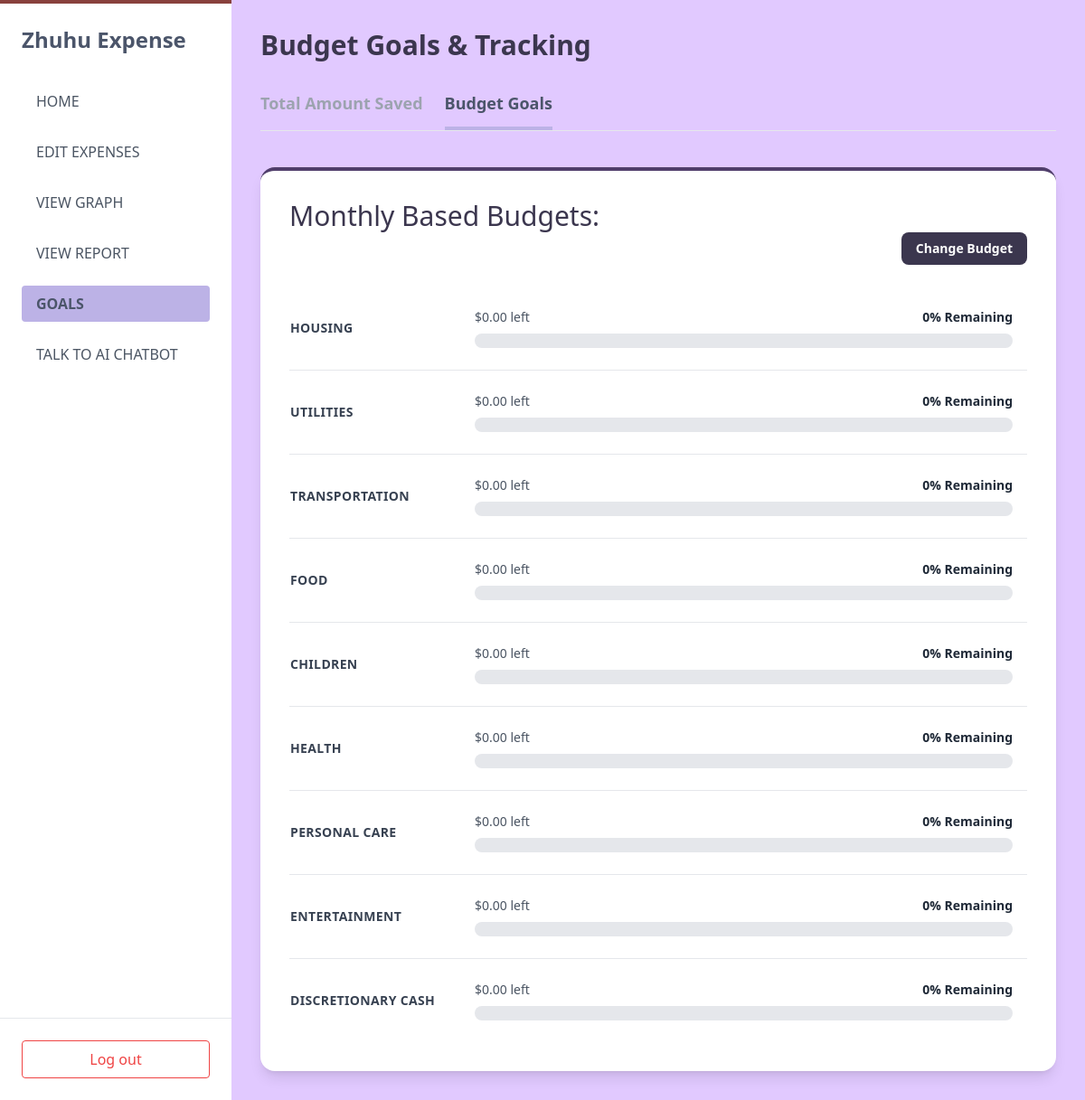
The page /goals (signed in) on the database its author committed.
### tables this page shows
CREATE TABLE categories (
            category_id INTEGER PRIMARY KEY, 
            name TEXT UNIQUE NOT NULL
        );

### app.py (the view, shortened to what this page needs)
@app.route('/goals')
def goals():
    if not session.get('login'):
        return redirect('/')
    view = request.args.get('view', 'budget')
    conn = get_db()
    budget_data = []
    monthly_spent = 0
    avg_monthly = 0
    ai_insight = ""
    if view == 'budget':
        current_month = datetime.now().strftime('%Y-%m')
        rows = conn.execute("""
            SELECT c.category_id, c.name AS category,
                   g.monthly_limit,
                   SUM(er.amount) AS actual
            FROM categories c
            LEFT JOIN goals g ON c.category_id = g.category_id
            LEFT JOIN expense_items ei ON c.category_id = ei.category_id
            LEFT JOIN expense_records er ON ei.item_id = er.item_id
                AND strftime('%Y-%m', er.date) = ?
                AND er.record_id IN (
                    SELECT MAX(record_id) FROM expense_records GROUP BY item_id
                )
            GROUP BY c.category_id
        """, (current_month,)).fetchall()
        for row in rows:
            limit = row['monthly_limit'] or 0
            actual = row['actual'] or 0
            remaining = max(0, limit - actual)
            percent_left = round((remaining / limit * 100), 1) if limit > 0 else 0
            budget_data.append({
                'name': row['category'].replace('_', ' ').capitalize(),
                'id': row['category'],
                'limit': limit,
                'spent': actual,
                'remaining': remaining,
                'percent': percent_left
            })
    conn.close()
    return render_template('goals.html',
                           view=view,
                           budget_data=budget_data,
                           saved_this_month=monthly_spent,
                           avg_monthly=round(avg_monthly, 2),
                           ai_insight=ai_insight,
                           categories_list=[r['id'] for r in budget_data] if budget_data else [])

### app.py (called while the page is built)
def get_db():
    conn = sqlite3.connect('database.db')
    conn.row_factory = sqlite3.Row
    conn.execute("PRAGMA foreign_keys = ON")
    return conn

def get_last_reset_week():
    connection = sqlite3.connect('database.db')
    cursor = connection.cursor()
    try:
        cursor.execute("""
            CREATE TABLE IF NOT EXISTS app_state (
                key TEXT PRIMARY KEY,
                value TEXT
            )
        """)
        connection.commit()
        row = cursor.execute(
            "SELECT value FROM app_state WHERE key = 'last_reset_week'"
        ).fetchone()
        return row[0] if row else None
    finally:
        connection.close()

@app.before_request
def check_for_weekly_reset():
    if not session.get('login'):
        return
    today = datetime.now().date()
    days_since_sunday = (today.weekday() + 1) % 7
    this_sunday = today - timedelta(days=days_since_sunday)
    this_sunday_str = this_sunday.strftime('%Y-%m-%d')
    current_year, current_week, _ = today.isocalendar()
    week_str = f"{current_year}-W{current_week}"
    last_reset_week = get_last_reset_week()
    if last_reset_week != week_str:
        is_first_week = this_sunday.day <= 7
        reset_expenses(this_sunday_str, is_first_week)
        set_last_reset_week(week_str)
        print(f"Weekly reset triggered for {this_sunday_str} (first_week={is_first_week})")

### templates/goals.html (shortened to what this page needs)
<!DOCTYPE html>
<html lang="en">
<head>
    <script src="https://cdn.tailwindcss.com"></script>
    <link rel="stylesheet" href="{{ url_for('static', filename='style.css') }}">
</head>
<body class="bg-gray-100 font-sans flex h-screen overflow-hidden">
    <aside class="w-64 bg-white shadow-md flex flex-col justify-between hidden md:flex">
        <div class="p-6">
            <h2 class="text-2xl font-bold text-[#4B556A] mb-8">Zhuhu Expense</h2>
            <nav class="space-y-4">
                <a href="/home" class="block text-gray-600 hover:bg-[#FFC3C0] py-2 px-4 rounded">HOME</a>
                <a href="/edit" class="block text-gray-600 hover:bg-[#FFFFD2] py-2 px-4 rounded">EDIT EXPENSES</a>
                <a href="/graph" class="block text-gray-600 hover:bg-[#BDDCB3] py-2 px-4 rounded">VIEW GRAPH</a>
                <a href="/report" class="block text-gray-600 hover:bg-[#D4E0FA] py-2 px-4 rounded">VIEW REPORT</a>
                <a href="/goals" class="block text-[#4B556A] font-bold bg-[#BCB2E6] py-2 px-4 rounded">GOALS</a>
                <a href="/chat" class="block text-gray-600 hover:bg-[#F0C7F0] py-2 px-4 rounded">TALK TO AI CHATBOT</a>
            </nav>
        </div>
        <div class="p-6 border-t">
            <a href="/" class="block text-center w-full border border-red-500 text-red-500 hover:bg-red-50 py-2 rounded">Log out</a>
        </div>
    </aside>
    <main class="flex-1 p-8 overflow-y-auto bg-[#E1C9FF]">
        <div class="max-w-6xl mx-auto">
            <h1 class="text-3xl font-bold text-[#3B364E] mb-8">
                {% if view == 'saved' %}Savings Motivation{% else %}Budget Goals & Tracking{% endif %}
            </h1>
            <div class="flex space-x-6 border-b border-gray-200 mb-10">
                <a href="/goals?view=saved" class="pb-3 text-lg font-semibold {{ 'border-b-4 border-[#BCB2E6] text-[#4B556A]' if view == 'saved' else 'text-gray-400 hover:text-gray-600' }}">
                    Total Amount Saved
                </a>
                <a href="/goals?view=budget" class="pb-3 text-lg font-semibold {{ 'border-b-4 border-[#BCB2E6] text-[#4B556A]' if view == 'budget' else 'text-gray-400 hover:text-gray-600' }}">
                    Budget Goals
                </a>
            </div>
            {% if view == 'saved' %}
                <div class="grid grid-cols-1 md:grid-cols-2 gap-8">
                    <div class="space-y-6">
                        <div class="bg-white p-8 rounded-2xl shadow-sm border text-center shadow-lg border-t-4 border-[#492567]">
                            <h3 class="text-sm font-bold text-[#492567] uppercase tracking-wider mb-2">Saved This Month</h3>
                            <p class="text-5xl font-black text-[#6758A0]">${{ "{:,.2f}".format(saved_this_month | default(0)) }}</p>
                        </div>
                        <div class="bg-white p-8 rounded-2xl shadow-sm border text-center shadow-lg border-t-4 border-[#492567]">
                            <h3 class="text-sm font-bold text-[#492567] uppercase tracking-wider mb-2">Avg Spent (Same Period, Prior Months)</h3>
                            <p class="text-5xl font-black text-[#503E6B]">${{ "{:,.2f}".format(avg_monthly) }}</p>
                        </div>
                    </div>
                    <div class="bg-white p-8 rounded-2xl shadow-sm border flex flex-col shadow-lg border-t-4 border-[#492567]">
                        <div class="flex items-center gap-3 mb-4">
                            <span class="text-2xl">🤖</span>
                            <h3 class="text-xl font-bold">AI Savings Coaching</h3>
                        </div>
                        <p class="text-gray-600 italic leading-relaxed">"{{ ai_insight }}"</p>
                </div>
            {% else %}
                <div class="bg-white p-8 rounded-2xl shadow-lg border-t-4 border-[#503E6B]">
                    <h1 class = "text-3xl bold text-[#3B364E]">Monthly Based Budgets: </h1>
                    <div class="flex justify-end mb-6">
                        <button onclick="toggleModal()" class="bg-[#3B364E] text-white px-4 py-2 rounded-lg text-sm font-bold">
                            Change Budget
                        </button>
                    </div>
                    <table class="w-full">
                        {% for item in budget_data %}
                        <tr class="border-b last:border-0 hover:bg-gray-50">
                            <td class="py-6 w-1/4 font-bold text-gray-700 uppercase text-sm tracking-wide">
                                {{ item.name }}
                            </td>
                            <td class="py-6 w-3/4 pr-4">
                                <div class="flex justify-between items-center text-sm mb-2 text-gray-600">
                                    <span>${{ "{:,.2f}".format(item.remaining) }} left</span>
                                    <span class="font-black text-gray-800">{{ item.percent }}% Remaining</span>
                                </div>
                                <div class="w-full bg-gray-200 rounded-full h-4">
                                </div>
                            </td>
                        </tr>
                        {% endfor %}
                    </table>
                </div>
            {% endif %}
        </div>
    </main>
</body>
</html>

### static/style.css (style rules this page uses)
body { background-color: #6c4242; }
h1 { color: #89413D; }
.bg-white { background-color: #ffffff; border-top: 4px solid #89413D; }

### rows shown on the page
categories: name "HOUSING", remaining "0.00", percent "0"
categories: name "UTILITIES", remaining "0.00", percent "0"
categories: name "TRANSPORTATION", remaining "0.00", percent "0"
categories: name "FOOD", remaining "0.00", percent "0"
categories: name "CHILDREN", remaining "0.00", percent "0"
categories: name "HEALTH", remaining "0.00", percent "0"
categories: name "PERSONAL CARE", remaining "0.00", percent "0"
categories: name "ENTERTAINMENT", remaining "0.00", percent "0"
categories: name "DISCRETIONARY CASH", remaining "0.00", percent "0"
